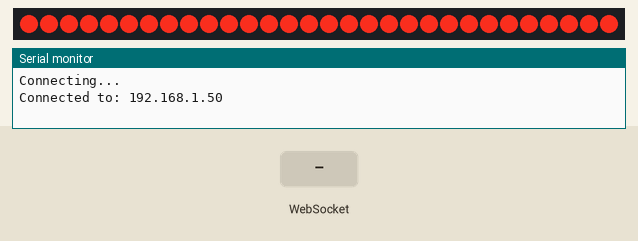
Recording of a sketch running on a simulated ESP8266 (NodeMCU). On the bench: 30 RGB LEDs in strip order, left to right, the last lines printed to the serial monitor. The test bench sets the inputs (shaded band). WiFi joins after 1.5 s; servers stay silent unless stated; random numbers use the default seed unless the sketch sets one.

Above: at 3.76 s.
3.8 s: WebSocket text "5" received
At 5.3 s:
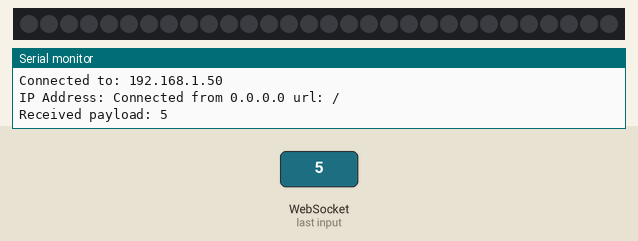
Timing chart, 0 to 6.8 s (numbered marks = the images above; inputs shaded):
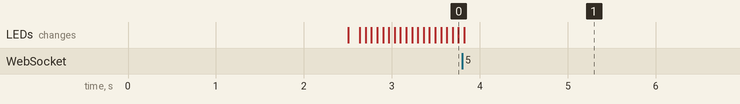

The sketch:

wireless_fast_led_hsv.ino
```cpp
#define FASTLED_ESP8266_RAW_PIN_ORDER

#include <FastLED.h>
#include <Ticker.h>
#include "Utils.h"

#include <ESP8266WiFiMulti.h>
#include <WebSocketsServer.h>

ESP8266WiFiMulti WiFiMulti;

WebSocketsServer webSocket = WebSocketsServer(81);

const char* ssid = "Ricardo Alves";
const char* password = "2079A22DE1";

#define NUM_LEDS 30 // Number of LEDs in strip

#define DATA_PIN D1
#define CLOCK_PIN D2

#define FPS 15
#define FRAME_PERIOD (1000 / FPS)

CHSV color(0, 255, 255);
uint8_t hueRange = 10;
uint8_t satRange = 100;

Ticker renderTicker;

CRGB leds[NUM_LEDS];

void webSocketEvent(uint8_t num, WStype_t type, uint8_t * payload, size_t length) {

  switch (type) {
    case WStype_DISCONNECTED: {
      break;
    }
    case WStype_CONNECTED: {
      IPAddress ip = webSocket.remoteIP(num);
      Serial.print("IP Address: ");
      Serial.printf("Connected from %d.%d.%d.%d url: %s\n", ip[0], ip[1], ip[2], ip[3], payload);
      break;
    }
    case WStype_TEXT: {

      char *incoming = (char *) &payload[0];
      Serial.printf("Received payload: %s\n", incoming);

      color = toHSV(incoming);
      break;
    }
  }
}

void setup() {

  Serial.begin(9600);
  Serial.printf("Connecting...\n");
  WiFiMulti.addAP(ssid, password);

  while(WiFiMulti.run() != WL_CONNECTED) {
    delay(100);
    Serial.printf("Attempting to connect...\n");
  }

  Serial.print("Connected to: ");
  Serial.println(WiFi.localIP());
  webSocket.begin();
  webSocket.onEvent(webSocketEvent);

  delay( 1000 ); // power-up safety delay
  FastLED.addLeds<APA102, DATA_PIN, CLOCK_PIN, BGR>(leds, NUM_LEDS);

  renderTicker.attach_ms(FRAME_PERIOD, render);

  // call first render
  render();
}

inline uint8_t flunctuate(uint8_t value, uint8_t range, bool wrap) {
  uint8_t s = beatsin8(random8(1, 20), 0, 2 * range, 0, random8());
  if (wrap) {
    return value + s - range;
  } else {
    int shift = (int)s - (int)range;
    int newValue = value + shift;
    if (newValue < 0) {
      return 0;
    } else if (newValue > 255) {
      return 255;
    } else {
      return newValue;
    }
  }
}

void loop() {
  webSocket.loop();
}

void render() {
  FastLED.clear();
  random16_set_seed(0);

  uint8_t hue = flunctuate(color.hue, hueRange, true);
  uint8_t sat = flunctuate(color.sat, satRange, false);
  uint8_t val = color.val;
  for (int i = 0; i < NUM_LEDS; i++) {
    leds[i] = CHSV(hue, sat, val);
  }
  FastLED.show();
}
```

Utils.h
```cpp
#ifndef __INC_UTILS_H
#define __INC_UTILS_H

#include <FastLED.h>

CHSV toHSV(const char *value);

#endif
```

Utils.ino
```cpp
#include "Utils.h"

uint8_t toHexDigit(char c) {
  if (c >= '0' && c <= '9') {
    return c - '0';
  }

  if (c >= 'a' && c <= 'z') {
    return 10 + c - 'a';
  }

  return 10 + c - 'A';
}

uint8_t toHexByte(const char *str) {
  return (toHexDigit(str[0]) << 4) | toHexDigit(str[1]);
}

CHSV toHSV(const char* value) {
  if (value != NULL && strlen(value) >= 6) {
    return CHSV(toHexByte(value), toHexByte(value + 2), toHexByte(value + 4));
  }

  return CHSV(0, 0, 0);
}
```
